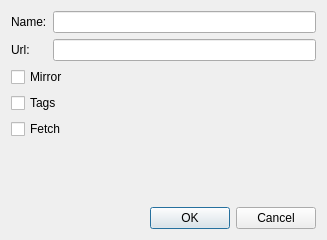
<?xml version="1.0" encoding="UTF-8"?>
<ui version="4.0">
 <class>RemoteInfoDialog</class>
 <widget class="QDialog" name="RemoteInfoDialog">
  <property name="geometry">
   <rect>
    <x>0</x>
    <y>0</y>
    <width>327</width>
    <height>240</height>
   </rect>
  </property>
  <property name="windowTitle">
   <string>New remote</string>
  </property>
  <property name="windowIcon">
   <iconset theme="kommit"/>
  </property>
  <layout class="QVBoxLayout" name="verticalLayout">
   <item>
    <layout class="QFormLayout" name="formLayout">
     <item row="0" column="0">
      <widget class="QLabel" name="label">
       <property name="text">
        <string>Name:</string>
       </property>
      </widget>
     </item>
     <item row="0" column="1">
      <widget class="QLineEdit" name="lineEditName"/>
     </item>
     <item row="1" column="0">
      <widget class="QLabel" name="label_2">
       <property name="text">
        <string>Url:</string>
       </property>
      </widget>
     </item>
     <item row="1" column="1">
      <widget class="QLineEdit" name="lineEditUrl"/>
     </item>
    </layout>
   </item>
   <item>
    <widget class="QCheckBox" name="checkBoxMirror">
     <property name="text">
      <string>Mirror</string>
     </property>
    </widget>
   </item>
   <item>
    <widget class="QCheckBox" name="checkBoxTags">
     <property name="text">
      <string>Tags</string>
     </property>
     <property name="tristate">
      <bool>true</bool>
     </property>
    </widget>
   </item>
   <item>
    <widget class="QCheckBox" name="checkBoxFetch">
     <property name="text">
      <string>Fetch</string>
     </property>
    </widget>
   </item>
   <item>
    <spacer name="verticalSpacer">
     <property name="orientation">
      <enum>Qt::Vertical</enum>
     </property>
     <property name="sizeHint" stdset="0">
      <size>
       <width>20</width>
       <height>65</height>
      </size>
     </property>
    </spacer>
   </item>
   <item>
    <widget class="QDialogButtonBox" name="buttonBox">
     <property name="orientation">
      <enum>Qt::Horizontal</enum>
     </property>
     <property name="standardButtons">
      <set>QDialogButtonBox::Cancel|QDialogButtonBox::Ok</set>
     </property>
    </widget>
   </item>
  </layout>
 </widget>
 <resources/>
 <connections>
  <connection>
   <sender>buttonBox</sender>
   <signal>accepted()</signal>
   <receiver>RemoteInfoDialog</receiver>
   <slot>accept()</slot>
   <hints>
    <hint type="sourcelabel">
     <x>257</x>
     <y>230</y>
    </hint>
    <hint type="destinationlabel">
     <x>157</x>
     <y>239</y>
    </hint>
   </hints>
  </connection>
  <connection>
   <sender>buttonBox</sender>
   <signal>rejected()</signal>
   <receiver>RemoteInfoDialog</receiver>
   <slot>reject()</slot>
   <hints>
    <hint type="sourcelabel">
     <x>317</x>
     <y>230</y>
    </hint>
    <hint type="destinationlabel">
     <x>286</x>
     <y>239</y>
    </hint>
   </hints>
  </connection>
 </connections>
</ui>
